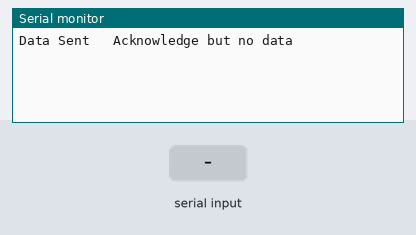
Simulated run of this sketch. Board: Arduino Uno, built with avr-gcc and run on an emulated ATmega328P. On the bench: the last lines printed to the serial monitor. The inputs (shaded band) are chosen by the test bench. No radio packets arrive unless stated.

Above: at 1.2 s.
1.3 s: "Message 0\n" received over Serial
At 1.9 s:
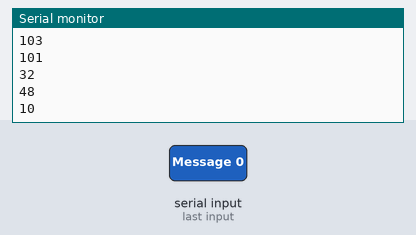
2.8 s: byte 57 ('9') received over Serial
At 2.96 s:
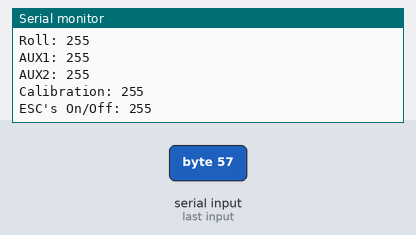
4.3 s: "H" received over Serial
At 4.7 s:
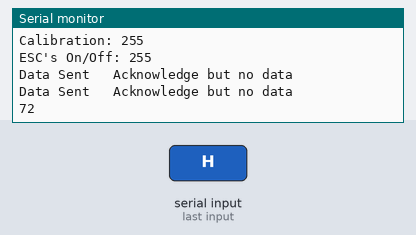
Timing chart, 0 to 7.3 s (numbered marks = the images above; inputs shaded):
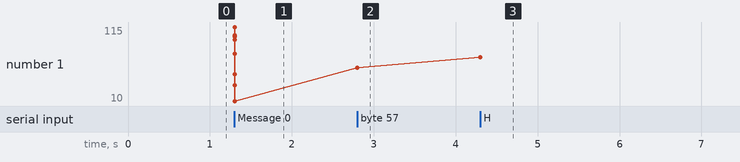

Measured:
- after the input at 1.3 s, the serial monitor: prints a new line at once (image 1)
- after the input at 2.8 s, the serial monitor: prints a new line at once (image 2)
- after the input at 4.3 s, the serial monitor: prints a new line at once (image 3)
- plotted number 1: 10 → 57 after the input at 2.8 s, 57 → 72 after the input at 4.3 s

The sketch:

Controller.ino
```cpp
//Explaing the code goes here
```

Controller.cpp
```cpp
#include "Controller.h"

PPM_Signal Drone;
MyData data;

struct GPS_Data {
  long x = 0;
  long y = 0;
};

GPS_Data GPS;

int LED1 = 4;
//Put LED in Pin 4

RF24 radio(CE_PIN, CSN_PIN);

void resetData()
{
  data.throttle = 0;
  data.yaw = 127;
  data.pitch = 127;
  data.roll = 127;
  data.AUX1 = 0;
  data.AUX2 = 0;
}

void TransmitterSetup()
{
  radio.begin();
  //radio.setAutoAck(false);
  radio.setDataRate(RF24_250KBPS);
  radio.enableAckPayload();
  radio.setRetries(2,5); // delay, count
  //radio.openWritingPipe(pipeOut);
  radio.openWritingPipe(slaveAddress);
  resetData();
}

void setup() {

//  pinMode(LED1, OUTPUT);

  Serial.begin(115200);
  while (!Serial) {
    ; // wait for serial port to connect. Needed for native USB port only
  }

  //pinMode(LED_BUILTIN, OUTPUT);

  TransmitterSetup();
}

//================

/*void updateMessage() {
        // so you can see that new data is being sent
    txNum += 1;
    if (txNum > '9') {
        txNum = '0';
    }
    dataToSend[8] = txNum;
} removed */


//=================

void showData() {
    if (newData == true) {
        Serial.print("GPS Recieved: Lat: ");
        Serial.print(GPS.x); //Leo
        Serial.print(", Lng: ");
        Serial.println(GPS.y); //Leo
        Serial.println();
        newData = false;
    }
} // added/changed

//================

void send() {

    bool rslt;
    rslt = radio.write(&data, sizeof(MyData));
        // Always use sizeof() as it gives the size as the number of bytes.
        // For example if dataToSend was an int sizeof() would correctly return 2

    Serial.print("Data Sent ");
    //Serial.print(dataToSend);
    if (rslt) {
        if ( radio.isAckPayloadAvailable() ) {
            radio.read(&GPS, sizeof(GPS)); // added/change
            newData = true;
        }
        else {
            Serial.println("  Acknowledge but no data ");
        }
        //updateMessage(); removed
    }
    else {
        Serial.println("  Tx failed");
    }

    prevMillis = millis();
 }

void loop() {

  EEPROM.get(1, data);

  currentMillis = millis();
  if (currentMillis - prevMillis >= txIntervalMillis) {
  send();
  }
  showData();

  //radio.write(&data, sizeof(MyData));

  if (Serial.available() > 0) {
    // read the oldest byte in the serial buffer:
    incomingByte = Serial.read();
    Serial.println(incomingByte);
    switch(Option) {
      case 0:
        // if it's a capital H (ASCII 72), turn on the LED:
        if (incomingByte == 'H') {
          digitalWrite(LED1, HIGH);
        }
        // if it's an L (ASCII 76) turn off the LED:
        else if (incomingByte == 'L') {
          digitalWrite(LED1, LOW);
        }
        else if (incomingByte == '1') {
          //This is for the throttle option
          Option = 1;
        }
        else if (incomingByte == '2') {
          //This is for the yaw option
          Option = 2;
        }
        else if (incomingByte == '3') {
          //This is for the pitch option
          Option = 3;
        }
        else if (incomingByte == '4') {
          //This is for the roll option
          Option = 4;
        }
        else if (incomingByte == '5') {
          //This is for the AUX1 option
          Option = 5;
        }
        else if (incomingByte == '6') {
          //This is for the AUX2 option
          Option = 6;
        }
        else if (incomingByte == '7') {
          //This is for the Calibration option
          Option = 7;
        }
        else if (incomingByte == '8') {
          //This is for the ESC's
          Option = 8;
        }
        else if (incomingByte == '9') {
          /*This is to read from the EEPROM
            using the serial monitor*/
          EEPROM_Read customVar; //Variable to store custom object read from EEPROM.
          EEPROM.get(1, customVar);

          //Serial.println("Read custom object from EEPROM: ");
          Serial.print("Throttle: ");
          Serial.println(customVar.field1);
          Serial.print("Yaw: ");
          Serial.println(customVar.field2);
          Serial.print("Pitch: ");
          Serial.println(customVar.field3);
          Serial.print("Roll: ");
          Serial.println(customVar.field4);
          Serial.print("AUX1: ");
          Serial.println(customVar.field5);
          Serial.print("AUX2: ");
          Serial.println(customVar.field6);
          Serial.print("Calibration: ");
          Serial.println(customVar.field7);
          Serial.print("ESC's On/Off: ");
          Serial.println(customVar.field8);

          Option = 0;
        }
        break;
      case 1: //Throttle
        Drone.Throttle = incomingByte;
        EEPROM.put(1, Drone);
        Option = 0;
        break;
      case 2: //Yaw
        Drone.Yaw = incomingByte;
        EEPROM.put(1, Drone);
        Option = 0;
        break;
      case 3: //Pitch
        Drone.Pitch = incomingByte;
        EEPROM.put(1, Drone);
        Option = 0;
        break;
      case 4: //Roll
        Drone.Roll = incomingByte;
        EEPROM.put(1, Drone);
        Option = 0;
        break;
      case 5: //AUX1
        Drone.AUX1 = incomingByte;
        EEPROM.put(1, Drone);
        Option = 0;
        break;
      case 6: //AUX2
        Drone.AUX2 = incomingByte;
        EEPROM.put(1, Drone);
        Option = 0;
        break;
      case 7: //Calibration
        Drone.Cal = incomingByte;
        EEPROM.put(1, Drone);
        Option = 0;
        break;
      case 8: //ESC Turn On
        if (incomingByte == 48) {
          Drone.ESC = 0;
        }
        else if (incomingByte == 49) {
          Drone.ESC = 1;
        }
        else {
          Drone.ESC = incomingByte;
        }
        EEPROM.put(1, Drone);
        Option = 0;
        break;
    }
  }
}
```

Controller.h
```cpp
#include <Arduino.h>
#include <EEPROM.h>
#include <SPI.h>
#include <nRF24L01.h>
#include <RF24.h>

#define CE_PIN   9
#define CSN_PIN 10


struct PPM_Signal {
  byte Throttle = 0;
  byte Yaw = 127;
  byte Pitch = 127;
  byte Roll = 127;
  byte AUX1 = 0;
  byte AUX2 = 0;
  byte Cal = 0;
  byte ESC = 0;
};

struct EEPROM_Read {
  byte field1;
  byte field2;
  byte field3;
  byte field4;
  byte field5;
  byte field6;
  byte field7;
  byte field8;
};

const byte slaveAddress[5] = {'R','x','A','A','A'};

struct MyData {
  byte throttle;
  byte yaw;
  byte pitch;
  byte roll;
  byte AUX1;
  byte AUX2;
  byte cal;
  byte esc;
};

struct GPSData
{
  double lat;
  double lng;
}; // added

const int ledPin = 13; // the pin that the LED is attached to
int incomingByte;      // a variable to read incoming serial data into
int Option = 0;

//char dataToSend[10] = "Message 0";
//char txNum = '0';
//int ackData[2] = {-1, -1}; // to hold the two values coming from the slave
bool newData = false;

unsigned long currentMillis;
unsigned long prevMillis;
unsigned long txIntervalMillis = 1000; // send once per second
```
